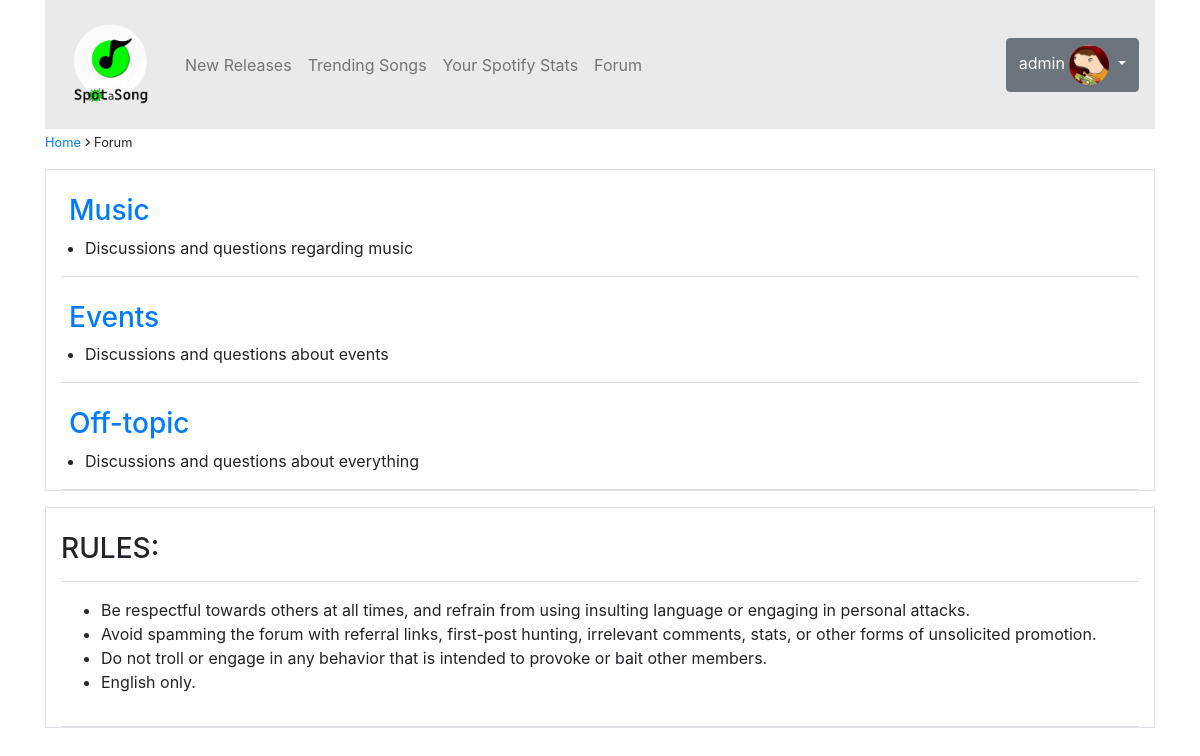
Screenshot of /forum/ (signed in) with the database file from the repository.
### accounts/models.py (models this page shows, shortened)
class CustomUser(AbstractUser):
    age = models.PositiveIntegerField(null=True, blank=True)

class UserProfile(models.Model):
    user = models.OneToOneField(CustomUser, on_delete=models.CASCADE)
    profile_picture = models.ImageField(default='default.jpg',upload_to='profile_pictures')
    bio = models.TextField(max_length=1500, blank=True)

### forum/models.py (models this page shows, shortened)
class ForumCategory(models.Model):
    name = models.CharField(max_length=100)
    description = models.TextField()

### forum/views.py (the view)
# urls.py: path('', views.forumtopics, name='forumtopics'),
def forumtopics(request):
    forumcategory = ForumCategory.objects.all()
    return render(request, 'forumtopics.html', {'forumcategories':forumcategory})

### forum/templates/forumtopics.html (shortened to what this page needs)
{% extends "base.html" %}
{% load static %}
{% load crispy_forms_tags %}
{% block content %}
<div class="container">
    <small>
        <a href="{% url 'main:home' %}">Home</a>
        Forum
    </small>
    {% if invalid_id %}
        <p>{{invalid_id}}</p>
    {% else %}
        <div class="container mt-3 border">
            {% for category in forumcategories %}
            <div class="col-md border-bottom pt-4">
                <div class="row pl-2">
                    <h3><a href="{% url 'forum:categoryposts' category.name %}">{{category.name}}</a></h3>
                </div>
                <div class="row pl-4">
                    <p id="category_description">{{category.description}}</p>
                </div>
            </div>
            {% endfor %}
        </div>
        <div class="container mt-3 border">
            <div class="col-md pt-4">
                <div class="row border-bottom mb-3 pb-2">
                    <h3>RULES:</h3>
                </div>
                <div class="row pb-3 border-bottom">
                    <ul>
                        <li>Be respectful towards others at all times, and refrain from using insulting language or engaging in personal attacks.</li>
                        <li>Avoid spamming the forum with referral links, first-post hunting, irrelevant comments, stats, or other forms of unsolicited promotion.</li>
                        <li>Do not troll or engage in any behavior that is intended to provoke or bait other members.</li>
                        <li>English only.</li>
                    </ul>
                </div>
            </div>
        </div>
    {% endif %}
</div>
{% endblock %}

### main/templates/navbar.html (shortened to what this page needs)
{% load static %}
<div class="container">
  <nav class="navbar navbar-expand-lg navbar-light" style="background-color: #eaeaea;">
    <div class="collapse navbar-collapse" id="navbarTogglerDemo01">
      <a class="pt-2 navbar-brand" href="{% url 'main:home' %}">
        <img src="{% static '\images\DALL·E 2023-04-06 12.51.07 - Create a copytright free logo using this website name_ Spot-a-Song. Use grayscale colors with greenscale (1).png' %}" width="100" height="100" alt="">
      </a>
      <ul class="navbar-nav mr-auto mt-2 mt-lg-0">
        <li class="nav-item">
          <a class="nav-link" href="{% url 'main:new_releases' %}">New Releases</a>
        </li>
        <li class="nav-item">
          <a class="nav-link" href="{% url 'main:trendingSongs' %}">Trending Songs</a>
        </li>
        <li class="nav-item">
          <a class="nav-link" href="{% url 'accounts:spotify_authorize' %}">Your Spotify Stats</a>
        </li>
        <li class="nav-item">
          <a class="nav-link" href="{% url 'forum:forumtopics' %}">Forum</a>
        </li>
      </ul>
      {% if user.is_authenticated %}
      <div class="dropdown justify-content-right">
        <button class="btn btn-secondary dropdown-toggle" type="button" id="dropdownMenuButton" data-toggle="dropdown" aria-haspopup="true" aria-expanded="false">
          {{ user.username }}
          <img class="rounded-circle" id="imageprofile" src="{{ user.userprofile.profile_picture.url }}"></a>
        </button>
      </div>
      {% else %}
      <div class="justify-content-right">
        <a href="{% url 'accounts:signin' %}">SignIn</a>
        |
        <a href="{% url 'accounts:signup' %}">SignUp</a>
      </div>
      {% endif %}
    </div>
 </nav>
</div>

### static/css/style.css (style rules this page uses)
#imageprofile { max-width: 40px; max-height: 40px; }
#category_description { display: list-item; clear: right; }

### rows the page displays
CustomUser: username "admin", userprofile.profile_picture (picture)
ForumCategory: name "Music", description "Discussions and questions regarding music"
ForumCategory: name "Events", description "Discussions and questions about events"
ForumCategory: name "Off-topic", description "Discussions and questions about everything"
